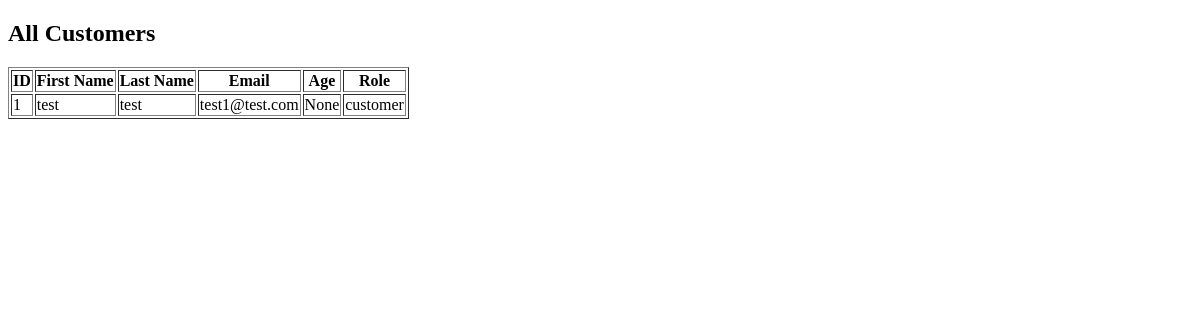
The app's page /view_users/, older data.
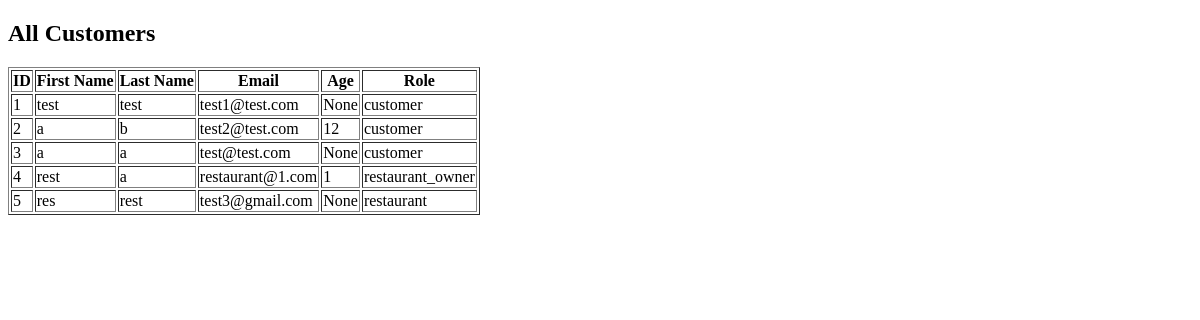
The same page, newer data.
### app.py (models this page shows, shortened)
class User(db.Model, UserMixin):
    id = db.Column(db.Integer, primary_key=True)
    firstname = db.Column(db.String(100), nullable=False)
    lastname = db.Column(db.String(100), nullable=False)
    role = db.Column(db.String(80), default="customer")
    email = db.Column(db.String(80), unique=True, nullable=False)
    age = db.Column(db.Integer)
    created_at = db.Column(db.DateTime(timezone=True), server_default=func.now())
    is_active = db.Column(db.Boolean, default=True)
    password_hash = db.Column(db.String(128))
    @property
    def password(self):
        raise AttributeError('password is not a readable attribute')

### routes.py (the view)
@app.route('/view_users/')
def view_users():
    all_users = User.query.all()
    return render_template('view_users.html', users=all_users)

### templates/view_users.html (shortened to what this page needs)
<!DOCTYPE html>
<html>
<head>
</head>
<body>
    <h2>All Customers</h2>
    <table border="1">
        <thead>
            <tr>
                <th>ID</th>
                <th>First Name</th>
                <th>Last Name</th>
                <th>Email</th>
                <th>Age</th>
                <th>Role</th>
            </tr>
        </thead>
        <tbody>
            {% for user in users %}
                <tr>
                    <td>{{ user.id }}</td>
                    <td>{{ user.firstname }}</td>
                    <td>{{ user.lastname }}</td>
                    <td>{{ user.email }}</td>
                    <td>{{ user.age }}</td>
                    <td>{{ user.role}}</td>
                </tr>
            {% endfor %}
        </tbody>
    </table>
</body>
</html>

Row changes from the older to the newer data that the page shows:
added User: id "2", firstname "a", lastname "b", email "test2@test.com", age "12", role "customer"
added User: id "3", firstname "a", lastname "a", email "test@test.com", age "None", role "customer"
added User: id "4", firstname "rest", lastname "a", email "restaurant@1.com", age "1", role "restaurant_owner"
added User: id "5", firstname "res", lastname "rest", email "test3@gmail.com", age "None", role "restaurant"
